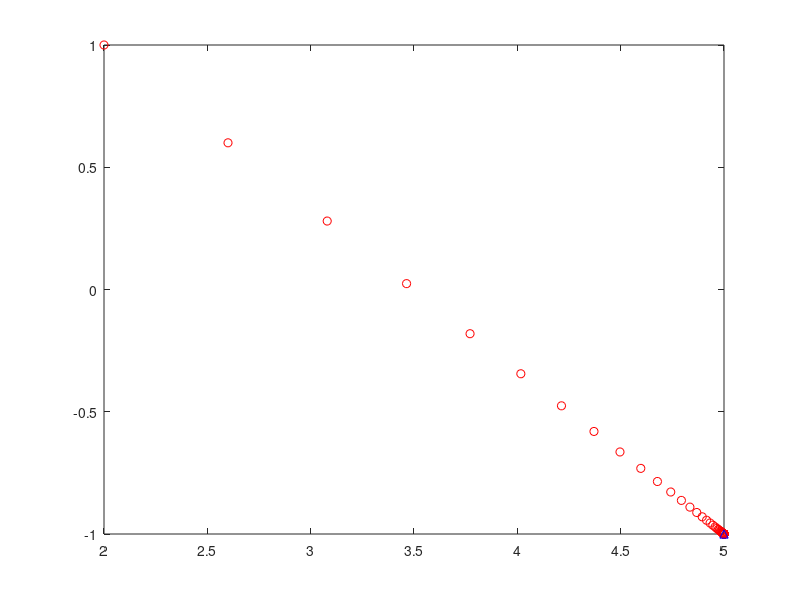

Recreate this plot in MATLAB.
clear
f = @(x) (x(1)-5).^2 + (x(2)+1).^2;
gradf = @(x) [2*(x(1)-5); 2*(x(2)+1)];

init_guess = [2;1];

iters = 100;

step_size = 0.1;

record_guesses = [init_guess];
next_guess = init_guess;

for i=1:iters
    next_guess = next_guess - step_size * gradf(next_guess);
    record_guesses = [record_guesses, next_guess];
end

display("Distance from the min");
display(norm([5:-1] - next_guess));

figure;
plot(record_guesses(1,:), record_guesses(2,:),'ro');
hold on;
plot(5,-1, 'b^');
hold off;
